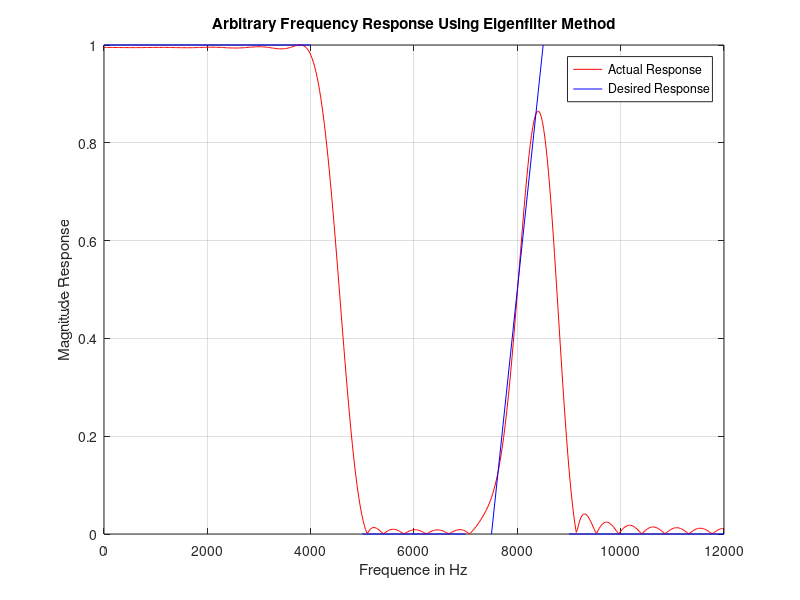
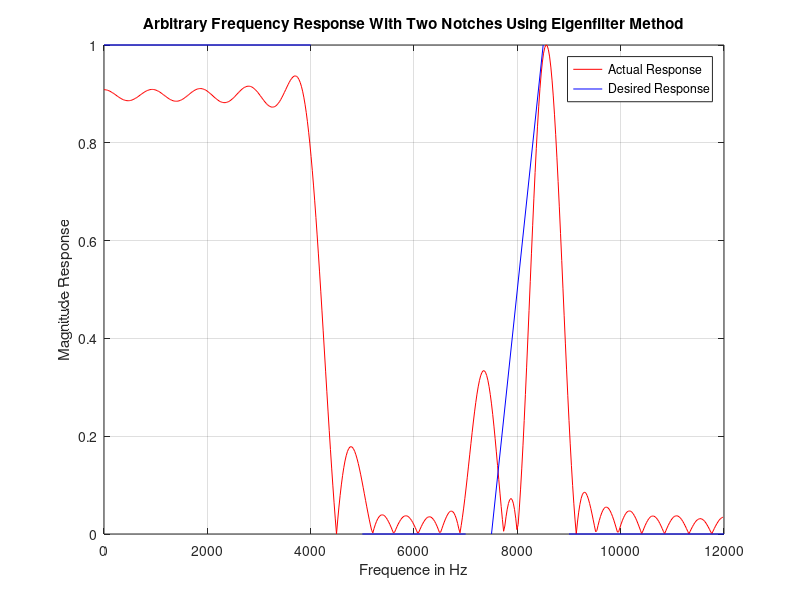

Source code (MATLAB) for these figures, in order:
%% Eigen Filter Design
clc
close all
clearvars
%% Specification 
N = 50; % Order of the Filter
fs = 24e3; % Sampling Frequency
L = 500; % Integration Grid Density
fVectPi = [0 1.0472 1.3090 1.8326 1.9635 2.2253 2.3562 pi]; % Normaised Frequency Vector
chord = [0 1 4000 1;5000 0 7000 0;7500 0 8500 1;9000 0 12000 0]; % To Plot the Desired Response
%% First band: 0-1.0472
w1 = 0:1.0472/L:1.0472; 
Q1 = zeros((N/2)+1);
for m = 0:N/2
    for n = 0:N/2
        Q1(m+1,n+1) = trapz(w1,cos(m*w1).*cos(n*w1));
    end
end
p1 = zeros(1,(N/2)+1);
D1(0<=w1 & w1<=1.0472)=1; % Desired Response in Band One
d1 = trapz(w1,D1.^2);
for m = 0:N/2
    p1(m+1) = trapz(w1,D1.*cos(m*w1));
end
%% Second band: 1.3090-1.8326
w2 = 1.3090:(1.8326-1.3090)/L:1.8326;
Q2 = zeros((N/2)+1);
for m = 0:N/2
    for n = 0:N/2
        Q2(m+1,n+1) = trapz(w2,cos(m*w2).*cos(n*w2));
    end
end
p2 = zeros(1,(N/2)+1);
D2(1.3090<=w2 & w2<=1.8326)=0; % Desired Response in Band Two
d2 = trapz(w2,D2.^2);
for m = 0:N/2
    p2(m+1) = trapz(w2,D2.*cos(m*w2));
end
%% Third band: 1.9635-2.2253
w3 = 1.9635:(2.2253-1.9635)/L:2.2253;
Q3 = zeros((N/2)+1);
for m = 0:N/2
    for n = 0:N/2
        Q3(m+1,n+1) = trapz(w3,cos(m*w3).*cos(n*w3));
    end
end
p3 = zeros(1,(N/2)+1);
D3(1.9635<=w3 & w3<=2.2253) = (3.8462.*(w3(1.9635<=w3 & w3<=2.2253)))-7.5577; % Desired Response in Band Three
d3 = trapz(w3,D3.^2);
for m = 0:N/2
    p3(m+1) = trapz(w3,D3.*cos(m*w3));
end
%% Fourth band: 2.3562-pi
w4 = 2.3562:(pi-2.3562)/L:pi;
Q4 = zeros((N/2)+1);
for m = 0:N/2
    for n = 0:N/2
        Q4(m+1,n+1) = trapz(w4,cos(m*w4).*cos(n*w4));
    end
end
p4 = zeros(1,(N/2)+1);
D4(2.3562<=w4 & w4<=pi)=0; % Desired Response in Band Four
d4 = trapz(w4,D4.^2);
for m = 0:N/2
    p4(m+1) = trapz(w4,D4.*cos(m*w4));
end
%% Original Filter Design
d = d1+d2+d3+d4;
Q = Q1+Q2+Q3+Q4;
p = p1+p2+p3+p4;
Qt = [Q p';p d];

[V1, D1] = eig(Qt); % Finding the Eigenvectors and Eigenvalues
[Dis1,Ix1]=sort(diag(D1),'ascend'); % Sorting the Eigenvalues to Find the Eigenvector Corresponding to the Minimum Eigenvalue
aHat1 = V1(:,Ix1(1));
sclFact1 = -1/aHat1(end); % Finding the Scale Factor to Get 'a' from 'aHat'
aTemp1 = sclFact1*aHat1;
a1 = aTemp1(1:end-1);
aFlip1 = flip(a1); % Fliping 'a' to Find 'h' 
hTemp1 = [aFlip1(1:end-1)' a1'];
h1 = 1/2*hTemp1;
h1(26)= 2*h1(26); % Doubling the Middle Sample 
[H1,W1] = freqz(h1); % Finding the Frequency Response
HMag1 = abs(H1);

% Plot for Original Filter
figure;
plot((0:12000/512:12000-(12000/512)),1/max(HMag1)*HMag1,'r')
grid on
hold on
x=[chord(:,1) chord(:,3)]';
y=[chord(:,2) chord(:,4)]';
plot(x,y,'b') % Plotting the Desired Response
legend('Actual Response','Desired Response')
axis([0 12000, 0 1])
title('Arbitrary Frequency Response Using Eigenfilter Method')
xlabel('Frequence in Hz')
ylabel('Magnitude Response')
%% Filter Design with Notches
wNotch1 = (4.5/12)*pi; % Frequency 4500 Hz
wNotch2 = (8/12)*pi; % Frequency 8000 Hz
c1 = cos((0:N/2)*wNotch1);
c2 = cos((0:N/2)*wNotch2);
EHat = [c1 0;c2 0]; % Ehat = [E V], V = 0 in this Case
[Qd,Rd] = qr(EHat'); % QR Decomposition to Find Orthonormal Basis of Null Space of Matrix EHat

B = Qd(:,(3:length(Qd))); % Extracting the Null Spaces of Matrix EHat to Form the Orthonormal Basis
%Null Space of EHat: span{V(L+1),V(L+2),.....V((N?2)+1)} L = # of
%Constraints = 2, Therefore Starting from 3-to-(N/2)+1

W0Mat = B'*Qt*B; % Finding the Matrix B'QtB
[V2, D2] = eig(W0Mat); 
[Dis2,Ix2]=sort(diag(D2),'ascend');
w0 = V2(:,Ix2(1)); % Finding Minimum Eigen Vector w0
aHat2 = B*w0; % Finding aHat
% scalFact2 = -1/aHat2(end); % Finding the Scale Factor to Get 'a' from 'aHat'
% aTemp2 = scalFact2*aHat2;
a2 = aHat2(1:end-1);
aFlip2 = flip(a2);
hTemp2 = [aFlip2(1:end-1)' a2'];
h2 = 1/2*hTemp2;
h2(26)= 2*h2(26); % Doubling the Middle Sample 
[H2,W2] = freqz(h2); % Finding the Frequency Response
HMag2 = abs(H2);

% Plot for the Filter with Notches
figure;
plot((0:12000/512:12000-(12000/512)),1/max(HMag2)*HMag2,'r')
grid on
hold on
plot(x,y,'b') % Plotting the Desired Response
legend('Actual Response','Desired Response')
axis([0 12000, 0 1])
title('Arbitrary Frequency Response With Two Notches Using Eigenfilter Method')
xlabel('Frequence in Hz')
ylabel('Magnitude Response')